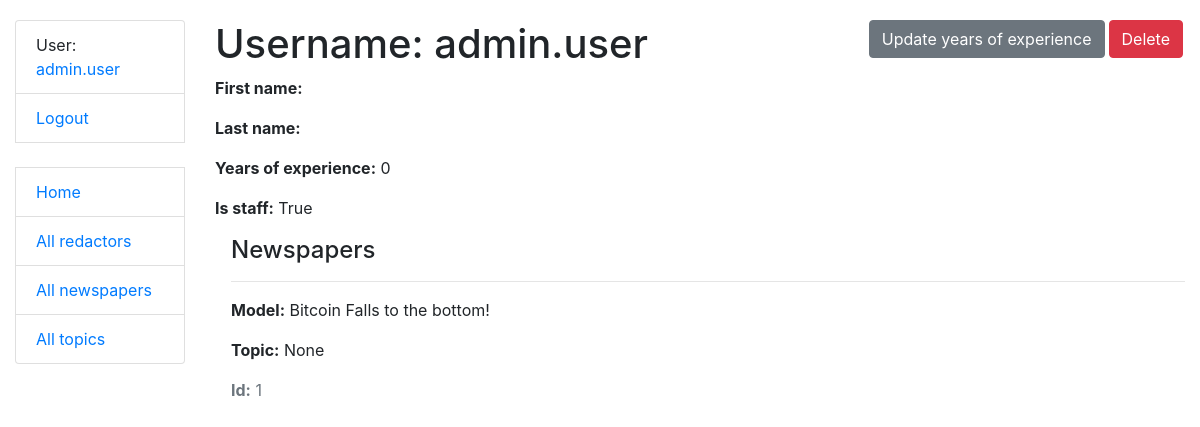
Page /redactors/1/ (signed in) on the committed database.
### agency/models.py (models this page shows, shortened)
class Redactor(AbstractUser):
    years_of_experience = models.IntegerField(default=0)
    class Meta:
        verbose_name = "redactor"
        verbose_name_plural = "redactors"
    def get_absolute_url(self) -> str:
        return reverse("agency:redactor-detail", kwargs={"pk": self.pk})

class Newspaper(models.Model):
    title = models.CharField(max_length=255)
    content = models.TextField()
    published_date = models.DateField(
        auto_now_add=True, verbose_name="Date Published"
    )
    topic = models.ManyToManyField(Topic, related_name="newspaper")
    publishers = models.ManyToManyField(Redactor, related_name="newspapers")

### agency/views.py (the view)
class RedactorDetailView(LoginRequiredMixin, generic.DetailView):
    model = Redactor
    queryset = Redactor.objects.all().prefetch_related("newspapers__topic")

### templates/agency/redactor_detail.html
{% extends "base.html" %}
{% block content %}
  <h1>
    Username: {{ redactor.username }}
    <a href="{% url 'agency:redactor-delete' pk=redactor.id %}" class="btn btn-danger link-to-page">
      Delete
    </a>
    <a href="{% url 'agency:redactor-update' pk=redactor.id %}" class="btn btn-secondary link-to-page">
      Update years of experience
    </a>
  </h1>
  <p><strong>First name:</strong> {{ redactor.first_name }}</p>
  <p><strong>Last name:</strong> {{ redactor.last_name }}</p>
  <p><strong>Years of experience:</strong> {{ redactor.years_of_experience }}</p>
  <p><strong>Is staff:</strong> {{ redactor.is_staff }}</p>
  <div class="ml-3">
    <h4>Newspapers</h4>
    {% for newspaper in redactor.newspapers.all %}
        <hr>
        <p><strong>Model:</strong> {{ newspaper.title }}</p>
        <p><strong>Topic:</strong> {{ newspaper.topic.name }}</p>
        <p class="text-muted"><strong>Id:</strong> {{newspaper.id}}</p>
    {% empty %}
      <p>No newspapers!</p>
    {% endfor %}
  </div>
{% endblock %}

### templates/includes/sidebar.html
<ul class="sidebar-nav list-group">
  {% if user.is_authenticated %}
    <li class="list-group-item">User: <a href="{{ user.get_absolute_url }}">{{ user.get_username }}</a></li>
    <li class="list-group-item"><a href="{% url 'logout'%}?next={{request.path}}">Logout</a></li>
  {% else %}
    <li class="list-group-item"><a href="{% url 'login'%}?next={{request.path}}">Login</a></li>
  {% endif %}
  <br>
  <li class="list-group-item"><a href="{% url 'agency:index' %}">Home</a></li>
  <li class="list-group-item"><a href="{% url 'agency:redactor-list' %}">All redactors</a></li>
  <li class="list-group-item"><a href="{% url 'agency:newspaper-list' %}">All newspapers</a></li>
  <li class="list-group-item"><a href="{% url 'agency:topic-list' %}">All topics</a></li>
</ul>

### static/css/styles.css (style rules this page uses)
body { margin-top: 20px; }
.link-to-page { float: right; margin: 0 2px 0 2px; }

### rows in the picture
Redactor: get_username "admin.user", username "admin.user", years_of_experience "0", is_staff "True"
Newspaper: title "Bitcoin Falls to the bottom!", topic.name "None", id "1"
